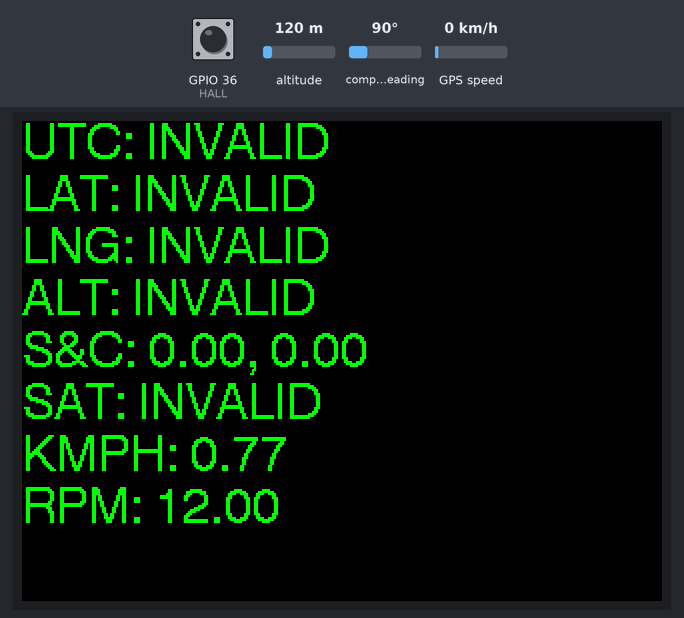
This sketch was run on a simulated ESP32. Parts: 320×240 colour display. The test bench sets the inputs (shaded band); at power-on: GPIO 36 (HALL) HIGH, altitude 120 m, compass heading 90°, GPS speed 0 km/h. WiFi joins after 1.5 s; servers stay silent unless stated; uploads are accepted with an empty reply; the local clock reads 2024-03-15 10:24:30 at power-on unless the sketch sets it; the GPS gets a fix after 3 s at 37.7749, -122.4194 with 8 satellites; what the sketch prints to the serial monitor is not drawn.

Above: at 20.57 s.
At 39.68 s:
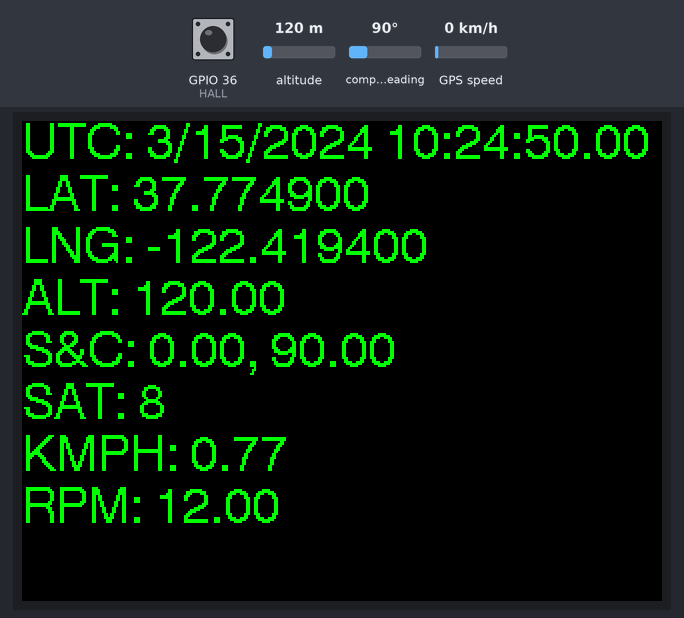
At 58.78 s:
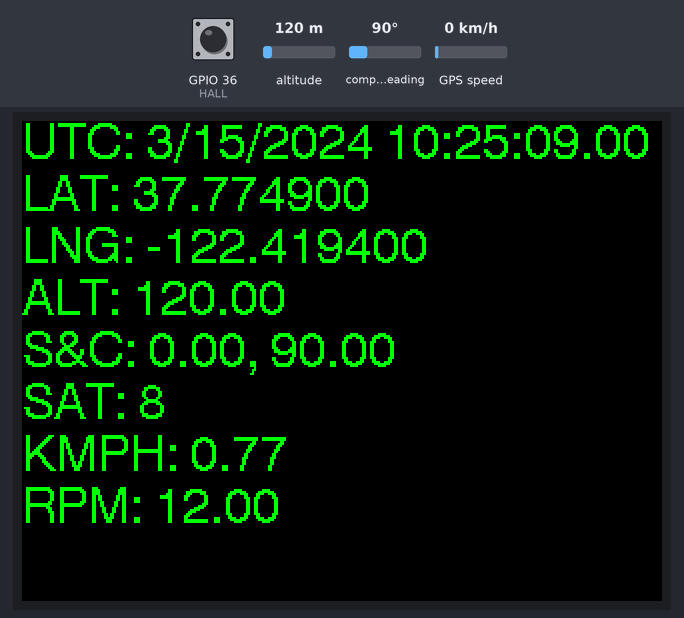
At 77.89 s:
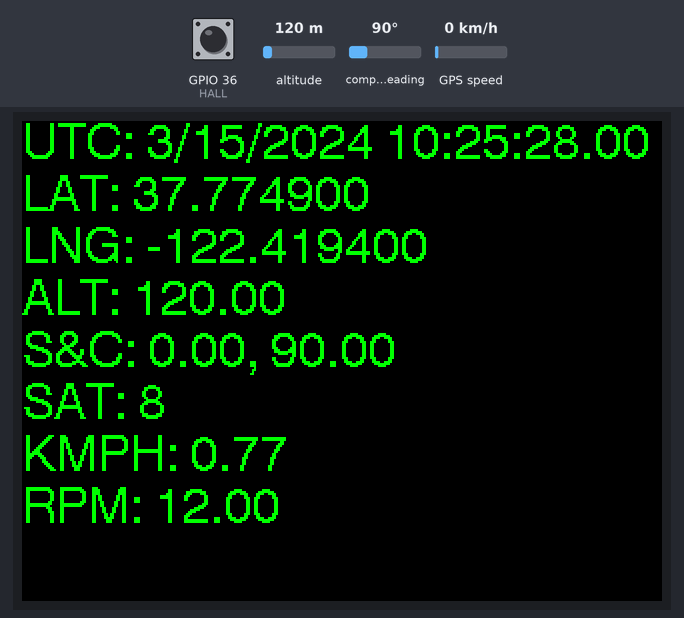
At 97.0 s:
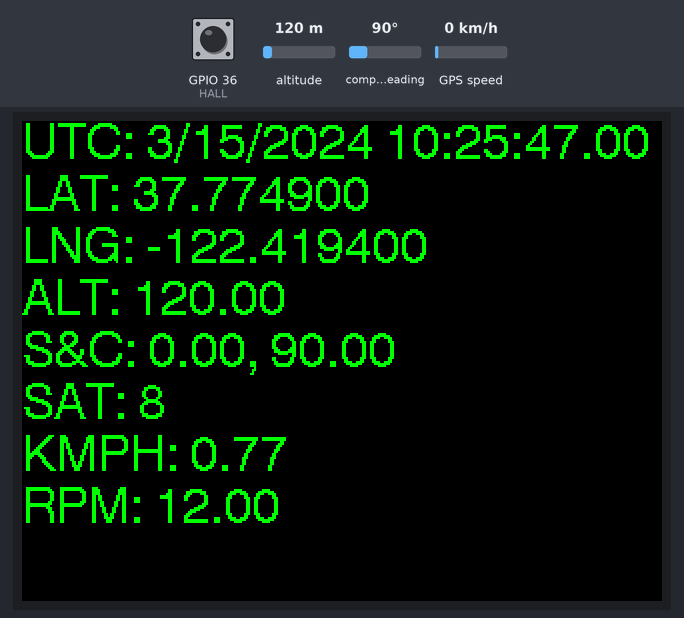
At 116.1 s:
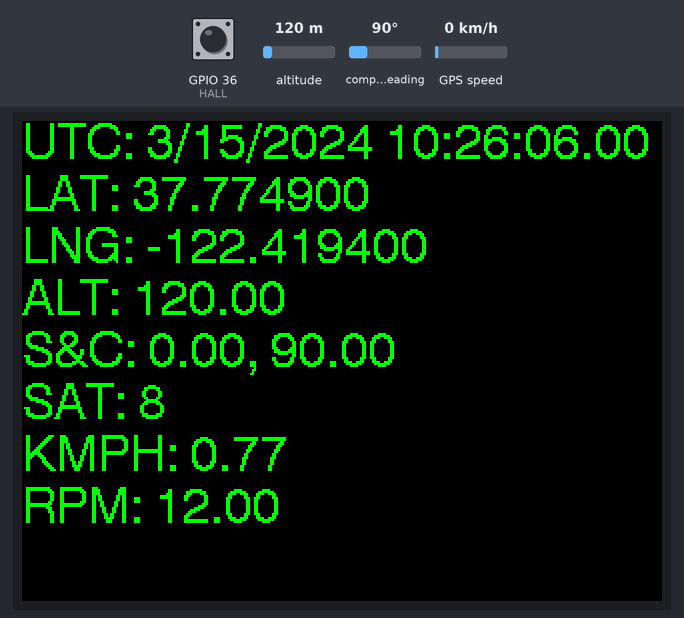

The sketch:

m5.ino
```cpp
#include <M5Core2.h>
#include <TinyGPS++.h>
#include <Adafruit_INA260.h>
#include <math.h>
#include <WiFiClientSecure.h>
#include <WiFiMulti.h>
#include <time.h>
#define JST 3600* 9

#define HALL 36
float hall_thresh = 10;
float pi = M_PI;
float d = 0.17; // 半径[m]
float kmph = 0;


// A sample NMEA stream.
const char *gpsStream =
    "$GPRMC,045103.000,A,3014.1984,N,09749.2872,W,0.67,161.46,030913,,,A*"
    "7C\r\n";

// The TinyGPS++ object
TinyGPSPlus gps;

WiFiMulti wifiMulti;
WiFiClientSecure client;
int year, month, day, hour, minute, second, second_old;
float lat, lng, alt, speed;
float rpm_val;

int counter = 0;

const char* host = "";
String url = "";
String operation_type = "SCAN";
unsigned long zeroMillis = 0;

String get_now_table() {
  String table_name = "20220925-test";
  return table_name;
}

const char* machine_name = "esp32-001";
String table_name = "20220925-test";
float current;
float voltage;
float power;

float calc_initial_battery(float voltage) {
  double multiplier = pow(double(5.42), double((log(2)/500)*(voltage-26300)));
  float initial_battery = 195.01*log(float(voltage))-1884-float(multiplier)-1;
  return initial_battery;
}

int wifi_connect_multi(int counter) {
  if (counter % 10 != 0) {
    return 0;
  }
  if (wifiMulti.run() == WL_CONNECTED) {
    return 0;
  }
  WiFiServer server(80);
  const char* ssid = "ssid1";
  const char* password = "password1";
  wifiMulti.addAP(ssid, password);
  Serial.print("Attempting to connect WiFi...");

  int count = 0;
  while (wifiMulti.run() != WL_CONNECTED) {
    Serial.print(".");
    delay(1000);
    count++;
    if (count >= 10){
      Serial.print("couldn't connect WiFi...");
      return 0;
      break;
    }
  }
  Serial.println("IP address: ");
  Serial.println(WiFi.localIP());
  server.begin();
  return 1;
}

void post_api(String current, String voltage, String power, String latitude, String longitude, String machine_speed, String rpm, String hall_speed) {
  WiFiClientSecure client;
  client.setInsecure();
  if (!client.connect(host, 443)) {
    Serial.println("connection failed");
    return;
  }

//  String json_to_send = "{\"OperationType\":\"TEST\"}";
  String json_to_send = "{\"OperationType\": \"UPDATE_GPS\", \"Keys\": {\"TableName\": \"" + table_name + "\", \"machine_name\": \"" + String(machine_name) + "\", \"current\": \"" + current + "\", \"voltage\": \"" + voltage + "\", \"power\": \"" + power + "\", \"lat\": \"" + latitude + "\", \"lng\": \"" + longitude + "\", \"speed\": \"" + machine_speed + "\", \"DataType\": \"" + "GPS" + "\", \"RPM\": \"" + rpm + "\", \"HALL_SPEED\": \"" + hall_speed + "\"}}";
  client.println("POST " + url + " HTTP/1.1");
  client.println("Content-Length: "+ String(json_to_send.length()));
  client.println("Content-Type: application/json");
  client.println("HOST: " + String(host));
  client.println("Accept: */*");
  client.println("Connection: close");
  client.println();
  client.println(json_to_send);

  unsigned long timeout = millis();
  while (client.available() == 0) {
    if (millis() - timeout > 60000) {
      Serial.println(">>> Client Timeout !");
      client.stop();
      return;
    }
  }
  while (client.connected()) {
    String line = client.readStringUntil('\n');
    if (line == "\r") {
      break;
    }
  }
  String line = client.readStringUntil('\n');
  Serial.print(line);
  Serial.println("closing connection");
//  delay(30000);
}

static void smartDelay(unsigned long ms) {
    unsigned long start = millis();
    do {
        while (Serial2.available() > 0) gps.encode(Serial2.read());
    } while (millis() - start < ms);
    M5.Lcd.clear();
}

void displayInfo(float kmph, float rpm) {
    // Date and Time (UTC)
    M5.Lcd.setCursor(0, 0, 4);
    M5.Lcd.print(F("UTC: "));
    if (gps.date.isValid() && gps.time.isValid()) {
        // Date
        M5.Lcd.print(gps.date.month());
        M5.Lcd.print(F("/"));
        M5.Lcd.print(gps.date.day());
        M5.Lcd.print(F("/"));
        M5.Lcd.print(gps.date.year());
        // Time
        M5.Lcd.print(F(" "));
        if (gps.time.hour() < 10) M5.Lcd.print(F("0"));
        M5.Lcd.print(gps.time.hour());
        M5.Lcd.print(F(":"));
        if (gps.time.minute() < 10) M5.Lcd.print(F("0"));
        M5.Lcd.print(gps.time.minute());
        M5.Lcd.print(F(":"));
        if (gps.time.second() < 10) M5.Lcd.print(F("0"));
        M5.Lcd.print(gps.time.second());
        M5.Lcd.print(F("."));
        if (gps.time.centisecond() < 10) M5.Lcd.print(F("0"));
        M5.Lcd.print(gps.time.centisecond());
    } else {
        M5.Lcd.print(F("INVALID"));
    }

    // Position
    M5.Lcd.println();
    M5.Lcd.print(F("LAT: "));
    if (gps.location.isValid()) {
        M5.Lcd.print(gps.location.lat(), 6);
    } else {
        M5.Lcd.print(F("INVALID"));
    }
    M5.Lcd.println();
    M5.Lcd.print(F("LNG: "));
    if (gps.location.isValid()) {
        M5.Lcd.print(gps.location.lng(), 6);
    } else {
        M5.Lcd.print(F("INVALID"));
    }

    // Altitude
    M5.Lcd.println();
    M5.Lcd.print(F("ALT: "));
    if (gps.altitude.isValid()) {
        M5.Lcd.print(gps.altitude.meters());
    } else {
        M5.Lcd.print(F("INVALID"));
    }

    // Speed in kilometers per hour (double)
    // Course in degrees (double)
    M5.Lcd.println();
    M5.Lcd.print(F("S&C: "));
    M5.Lcd.print(gps.speed.mps());
    M5.Lcd.print(F(", "));
    M5.Lcd.print(gps.course.deg());

    // Number of satellites in use
    M5.Lcd.println();
    M5.Lcd.print(F("SAT: "));
    if (gps.satellites.isValid()) {
        M5.Lcd.print(gps.satellites.value());
    } else {
        M5.Lcd.print(F("INVALID"));
    }

    M5.Lcd.println();
    M5.Lcd.print(F("KMPH: "));
    M5.Lcd.print(kmph);

    M5.Lcd.println();
    M5.Lcd.print(F("RPM: "));
    M5.Lcd.print(rpm);
}


void setup() {
  M5.begin(true, true, true, false, kMBusModeInput);

  Serial2.begin(9600, SERIAL_8N1, 13, 14);
  M5.Lcd.setTextColor(GREEN,  BLACK);

  pinMode(HALL, INPUT);

  wifi_connect_multi(counter);

  configTime( JST, 0, "ntp.nict.jp", "ntp.jst.mfeed.ad.jp");
}

void loop() {
  wifi_connect_multi(counter);
  unsigned long previousMillis = millis()/1000;
  bool status = digitalRead(HALL);
  // M5.Lcd.printf("Hall status : %d", status);

  float hall_count = 1.0;
  float start = micros();
  bool on_state = false;
  // counting number of times the hall sensor is tripped
  // but without double counting during the same trip
  while(true){
    float mid = micros();
    if (((mid-start)/1000000.0) > 5.0) {
      break;
    }
    if (digitalRead(HALL)==0){
      if (on_state==false){
        on_state = true;
        hall_count+=1.0;
      }
    } else{
      on_state = false;
    }

    if (hall_count>=hall_thresh){
      Serial.print(hall_count);
      break;
    }

  }

  // print information about Time and RPM
  float end_time = micros();
  float time_passed = ((end_time-start)/1000000.0);
  Serial.print("Time Passed: ");
  Serial.print(time_passed);
  Serial.println("s");
  rpm_val = (hall_count/time_passed)*60.0;
  Serial.print(rpm_val);
  Serial.println(" RPM");
  kmph = 0.12 * rpm_val * pi * d;
  Serial.print(kmph);
  Serial.println(" KMPH");
  delay(1);

  int gps_counter = 0;
  while (Serial2.available()>0) {
    Serial.println("GPS Loading...");
    if (gps.encode(Serial2.read())) {
      Serial.println("GPS Success!");
      lat = gps.location.lat();
      lng = gps.location.lng();
      speed = gps.speed.kmph();
      alt = gps.altitude.meters();
      break;
    }
    gps_counter++;
    delay(10);
    if (gps_counter>10) {
      break;
    }

    unsigned long currentMillis = millis()/1000;
    float time_d = float((currentMillis - previousMillis)/3); // average
    if (wifiMulti.run() == WL_CONNECTED) {
      post_api(String(current), String(voltage), String(power), String(lat), String(lng), String(speed), String(rpm_val), String(kmph));
    }
    counter += 1;
    delay(100);
  }

  displayInfo(kmph, rpm_val);
  smartDelay(200);
}
```
